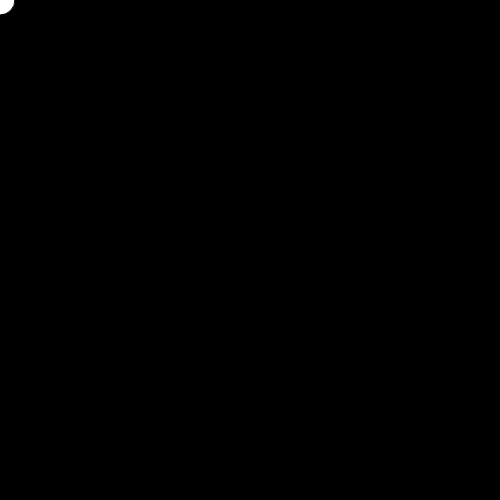
Frame 1 (no input)
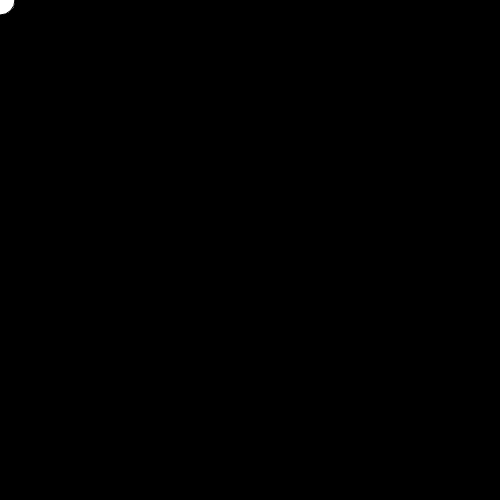
Frame 60 (no input)
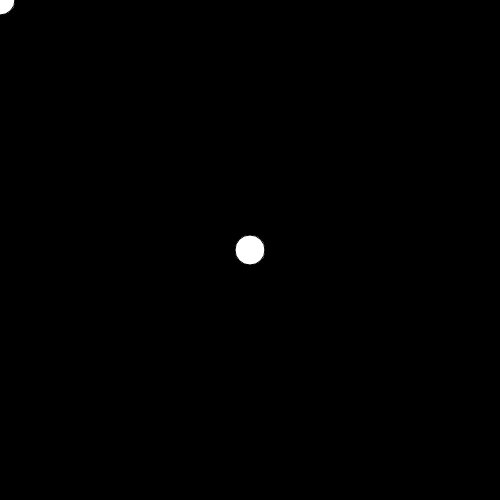
Frame 120 (the mouse pressed at the canvas centre since frame 60)

The p5.js sketch that drew these frames (run headless with seeded random() and noise() and a simulated clock; from frame 60 on, the mouse is pressed at the canvas centre):

// p5.js sketch
// ── sketch.js
function setup() {
  createCanvas(500,500);
  background(0);
}

function draw() {
  fill(255);
  ellipse(mouseX,mouseY,30,30);
}
